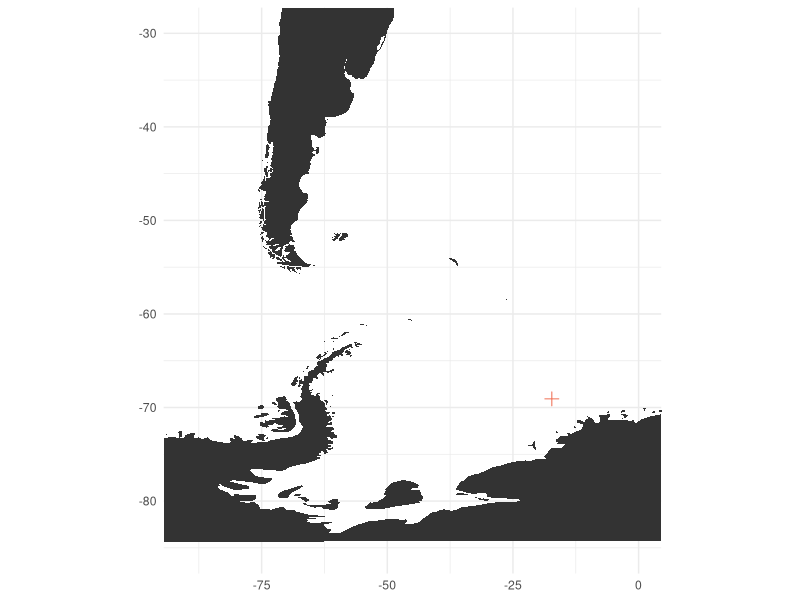
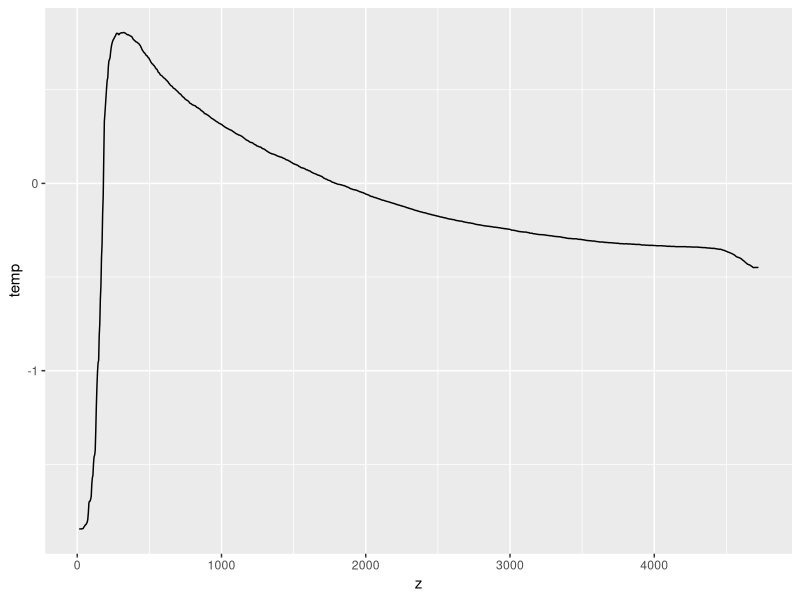
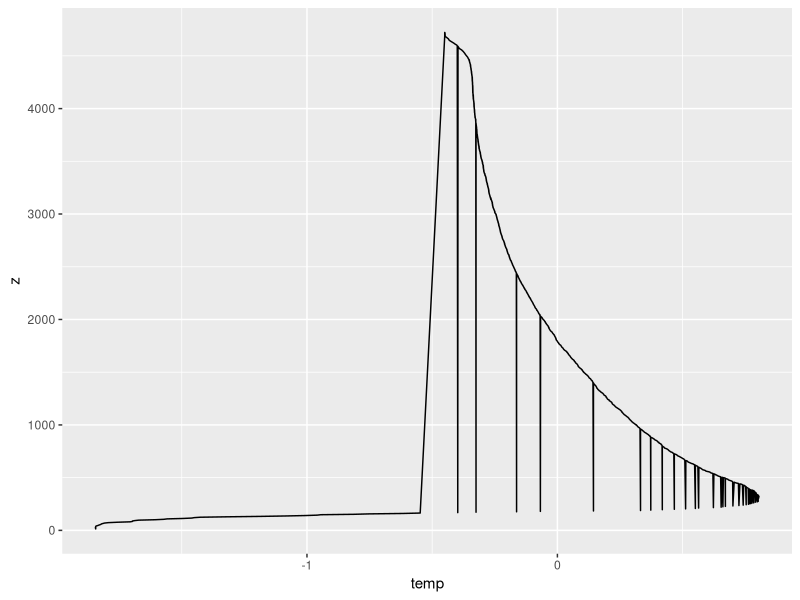
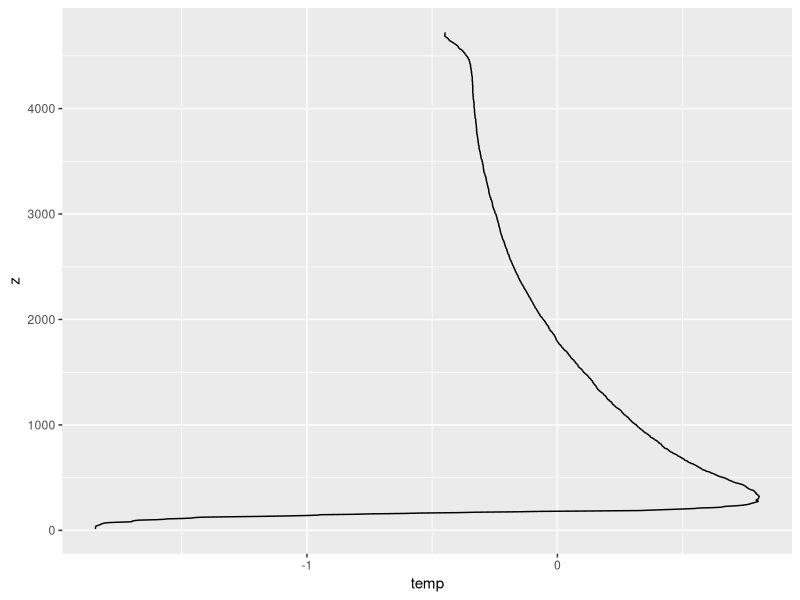
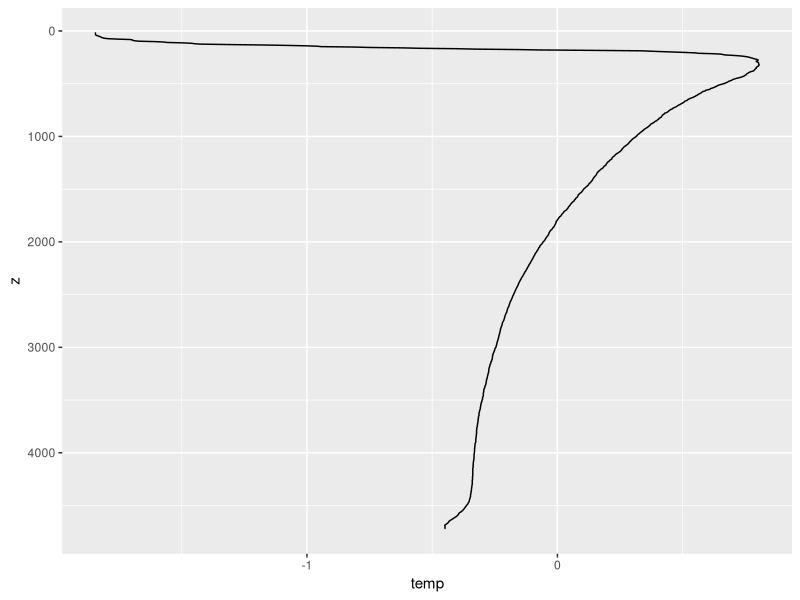
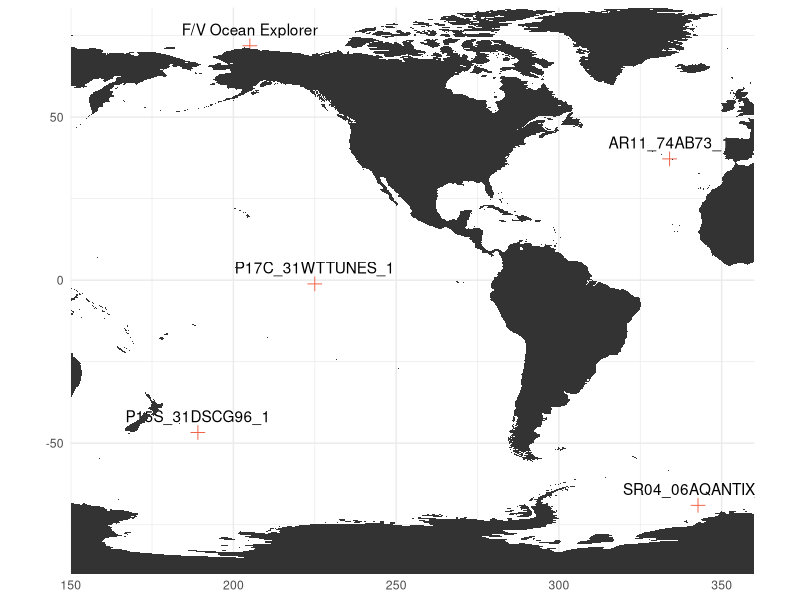

Recreate these plots in R, in order.
## ---- chunk 1
# Loading required libraries
library(readr)
library(ggplot2)
## ---- chunk 2
library(tidyverse)
profile <- read_csv("SR04.csv")
group_by(profile, lon,lat) %>%
  summarize() %>%
  ggplot(aes(lon-360,lat)) +
  geom_point(color = "#ef6548", shape = "plus", size = 3) +
  geom_polygon(aes(long,lat,group = group), data = map_data("world")) +
  coord_quickmap(xlim = c(-90,0), ylim = c(-85,-30)) +
  theme_minimal() +
  labs(x = NULL, y = NULL)
## ---- chunk 3
profile <- read_csv("SR04.csv")
## ---- chunk 4
knitr::kable(head(profile,10),format = "html", table.attr = "style='width:800px;font-size: 0.65em;'")
## ---- chunk 5
ggplot(data = profile) +
  geom_line(aes(x = z, y = temp))
## ---- chunk 6
ggplot(profile) +
  geom_line(aes(temp, z))
## ---- chunk 7
ggplot(profile) +
  geom_path(aes(temp, z))
## ---- chunk 8
ggplot(profile) +
  geom_path(aes(temp, z)) +
  scale_y_reverse()
## ---- chunk 9
profiles <- read_csv("profiles.csv")
group_by(profiles, Cruise,lon,lat) %>%
  summarize() %>%
  ggplot(aes(ifelse(lon<0,lon + 360, lon),lat)) +
  geom_point(color = "#ef6548", shape = "plus", size = 3) +
  geom_text(aes(label = Cruise), nudge_y = 5) +
  geom_polygon(aes(long,lat,group = group), data = map_data("world2")) +
  coord_quickmap(xlim = c(150,360), expand = F) +
  theme_minimal() +
  labs(x = NULL, y = NULL)
